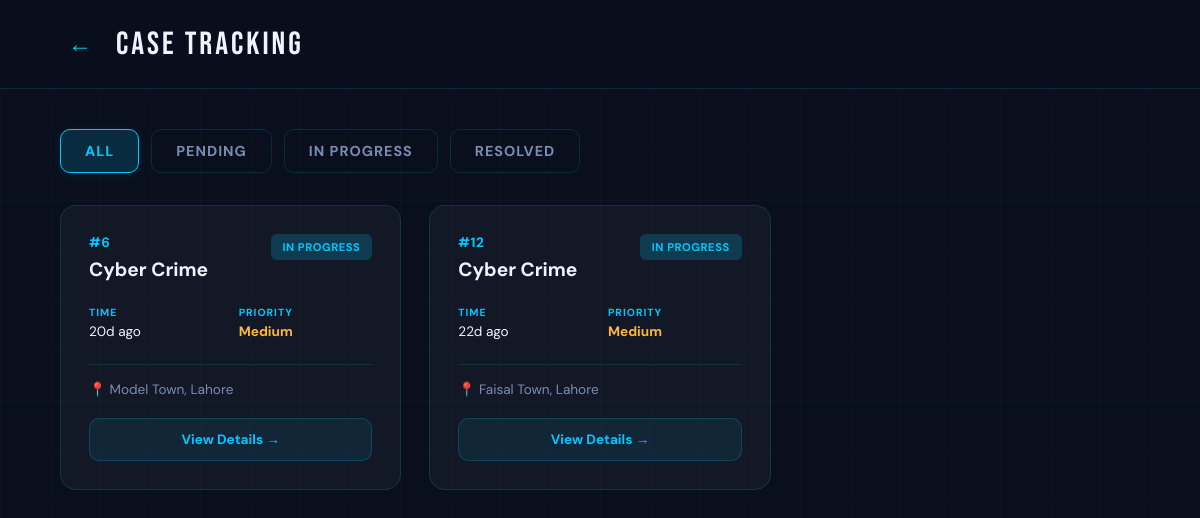
Before: /detective_assigned_cases (signed in) with the older database file.
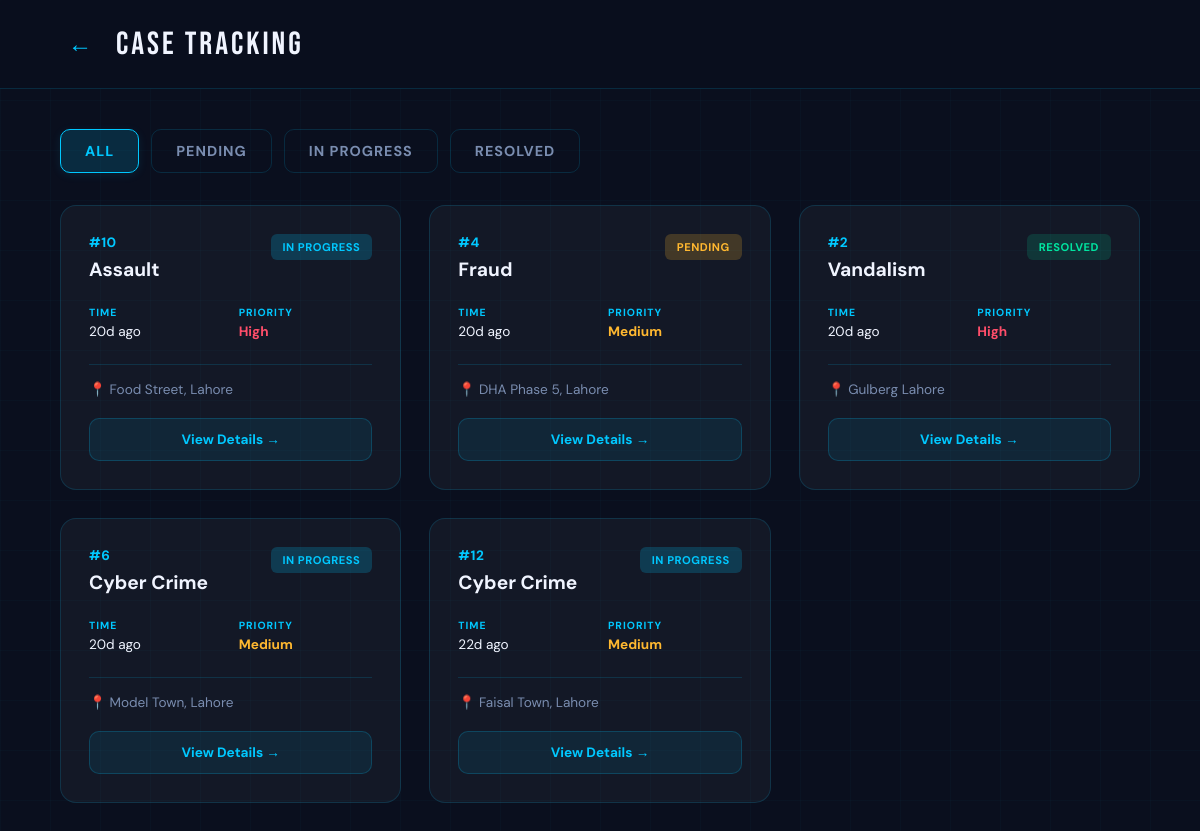
After: the same page with the newer database file.
### tables this page shows
CREATE TABLE Cases (
    case_id INTEGER PRIMARY KEY AUTOINCREMENT,
    complaint_id INTEGER UNIQUE,
    assigned_police_id INTEGER,
    assigned_detective_id INTEGER,
    assigned_volunteer_id INTEGER,
    priority TEXT DEFAULT 'Medium' CHECK(priority IN ('High','Medium','Low')),
    notes TEXT,
    last_updated DATETIME DEFAULT CURRENT_TIMESTAMP,

    FOREIGN KEY (complaint_id) REFERENCES Complaints(complaint_id),
    FOREIGN KEY (assigned_police_id) REFERENCES AuthorizedPersonnel(personnel_id),
    FOREIGN KEY (assigned_detective_id) REFERENCES AuthorizedPersonnel(personnel_id),
    FOREIGN KEY (assigned_volunteer_id) REFERENCES Citizens(citizen_id)
);

CREATE TABLE Complaints (
    complaint_id INTEGER PRIMARY KEY AUTOINCREMENT,
    user_id INTEGER,
    category_id INTEGER,
    description TEXT NOT NULL,
    location TEXT NOT NULL,
    status TEXT DEFAULT 'Pending' CHECK(status IN ('Pending','In Progress','Resolved')),
    created_at DATETIME DEFAULT CURRENT_TIMESTAMP,

    FOREIGN KEY (user_id) REFERENCES Citizens(citizen_id),
    FOREIGN KEY (category_id) REFERENCES CrimeCategories(category_id)
);

CREATE TABLE CrimeCategories (
    category_id INTEGER PRIMARY KEY AUTOINCREMENT,
    name TEXT UNIQUE NOT NULL
);

### app.py (the view)
@app.route('/detective_assigned_cases')
def detective_assigned_cases():
    if 'user_id' not in session:
        flash('Please log in first.', 'error')
        return redirect('/login')
    db = get_db_connection()
    cases = db.execute('''
        SELECT c.complaint_id, cc.name as category_name, c.location, c.status,
               cs.priority, c.created_at
        FROM Complaints c
        JOIN CrimeCategories cc ON c.category_id = cc.category_id
        JOIN Cases cs ON c.complaint_id = cs.complaint_id
        WHERE cs.assigned_detective_id = ?
        ORDER BY c.created_at DESC
    ''', (session['user_id'],)).fetchall()
    all_cases = []
    for c in cases:
        all_cases.append({
            'complaint_id': c['complaint_id'],
            'category_name': c['category_name'],
            'location': c['location'],
            'status': c['status'],
            'priority': c['priority'] if c['priority'] else 'Medium',
            'time_ago': time_ago(c['created_at'])
        })
    db.close()
    return render_template('case_tracking.html', cases=all_cases, filter_type='assigned')

### app.py (called while the page is built)
def get_db_connection():
    conn = sqlite3.connect(DATABASE)
    conn.row_factory = sqlite3.Row
    return conn

def time_ago(dt_str):
    if not dt_str:
        return ''
    dt = datetime.strptime(dt_str, '%Y-%m-%d %H:%M:%S')
    now = datetime.utcnow()
    diff = now - dt
    minutes = int(diff.total_seconds() // 60)
    if minutes < 1:
        return 'Just now'
    elif minutes < 60:
        return f'{minutes}m ago'
    elif minutes < 1440:
        return f'{minutes // 60}h ago'
    else:
        return f'{minutes // 1440}d ago'

### templates/case_tracking.html (shortened to what this page needs)
<!DOCTYPE html>
<html lang="en">
<head>
</head>
<body>
  <div class="app-container">
    <div class="header">
      <button class="back-btn" onclick="window.history.back()">←</button>
      <div class="header-title">CASE TRACKING</div>
    </div>
    <div class="app-content">
      <div class="content">
        <div class="filter-tabs">
          <button class="filter-tab active" onclick="filterCases(this,'all')">All</button>
          <button class="filter-tab" onclick="filterCases(this,'Pending')">Pending</button>
          <button class="filter-tab" onclick="filterCases(this,'In Progress')">In Progress</button>
          <button class="filter-tab" onclick="filterCases(this,'Resolved')">Resolved</button>
        </div>
        <div id="caseList" class="cases-grid">
          {% for c in cases %}
          <div class="case-card" data-status="{{ c.status }}">
            <div class="case-top">
              <div>
                <div class="case-num">#{{ c.complaint_id }}</div>
                <div class="case-type">{{ c.category_name }}</div>
              </div>
              <span class="case-status {% if c.status == 'Pending' %}cs-pending{% elif c.status == 'In Progress' %}cs-progress{% else %}cs-resolved{% endif %}">{{ c.status }}</span>
            </div>
            <div class="case-meta">
              <div>
                <div class="meta-label">Time</div>
                <div>{{ c.time_ago }}</div>
              </div>
              <div>
                <div class="meta-label">Priority</div>
                <div class="{% if c.priority == 'High' %}pr-high{% elif c.priority == 'Medium' %}pr-med{% else %}pr-low{% endif %}">{{ c.priority if c.priority else 'Medium' }}</div>
              </div>
            </div>
            <div class="case-loc">📍 {{ c.location }}</div>
            <a href="/case_detail/{{ c.complaint_id }}{% if filter_type == 'assigned' %}?assigned=1{% endif %}" class="view-btn">View Details →</a>
          </div>
          {% else %}
          <div class="empty-state">
            <div style="font-size:2.5rem;margin-bottom:16px;">📋</div>
            No cases found<br>
            <span style="font-size:0.8rem;opacity:0.7;">Your reported cases will appear here</span>
          </div>
          {% endfor %}
        </div>
      </div>
    </div>
  </div>
</body>
</html>

Changed rows visible on the page:
now on this page (row edited): Cases: complaint_id "10", category_name "Assault", status "IN PROGRESS", time_ago "20d ago", priority "High", location "Food Street, Lahore"
now on this page (row edited): Cases: complaint_id "4", category_name "Fraud", status "PENDING", time_ago "20d ago", priority "Medium", location "DHA Phase 5, Lahore"
now on this page (row edited): Cases: complaint_id "2", category_name "Vandalism", status "RESOLVED", time_ago "20d ago", priority "High", location "Gulberg Lahore"
